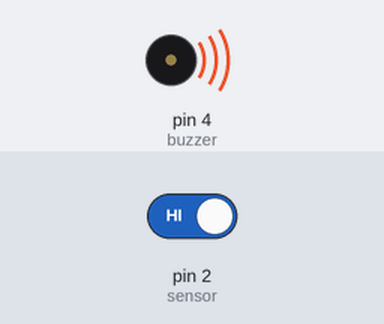
A sketch run on a simulated Arduino Uno, built with avr-gcc and run on an emulated ATmega328P. Parts: buzzer (waves = sounding). The test bench sets the inputs (shaded band); at power-on: pin 2 (sensor) HIGH.

Above: at 1.2 s.
1.3 s: pin 2 (sensor) driven LOW
At 2.0 s:
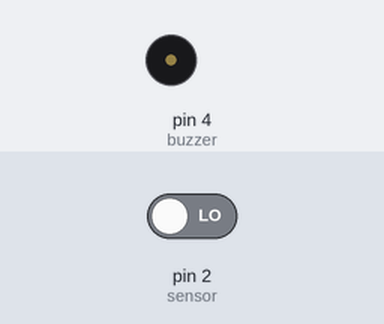
2.9 s: pin 2 (sensor) driven HIGH
At 4.4 s:
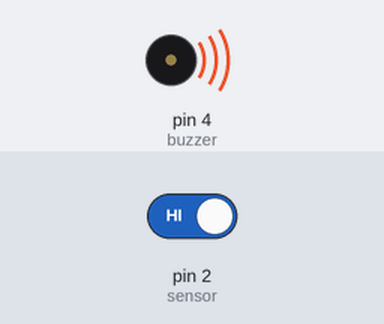
Timing chart, 0 to 5.9 s (numbered marks = the images above; inputs shaded):
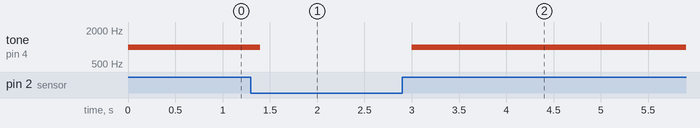

The sketch:

testmagnetic_mar02a.ino
```cpp
const int buzzer = 4;
const int sensor = 2;

int state = 0; // 0 close - 1 open wwitch

void setup()
{
  pinMode(sensor, INPUT_PULLUP);
}

void loop()
{
  state = digitalRead(sensor);

  if (state == HIGH){
    tone(buzzer, 1000);
  }
  else{
    noTone(buzzer);
  }
  delay(200);
}
```

Measured:
- after the input at 1.3 s, tone on pin 4 (buzzer): 1000 Hz → silent after 0.10 s
- after the input at 2.9 s, tone on pin 4 (buzzer): silent → 1000 Hz after 0.10 s
